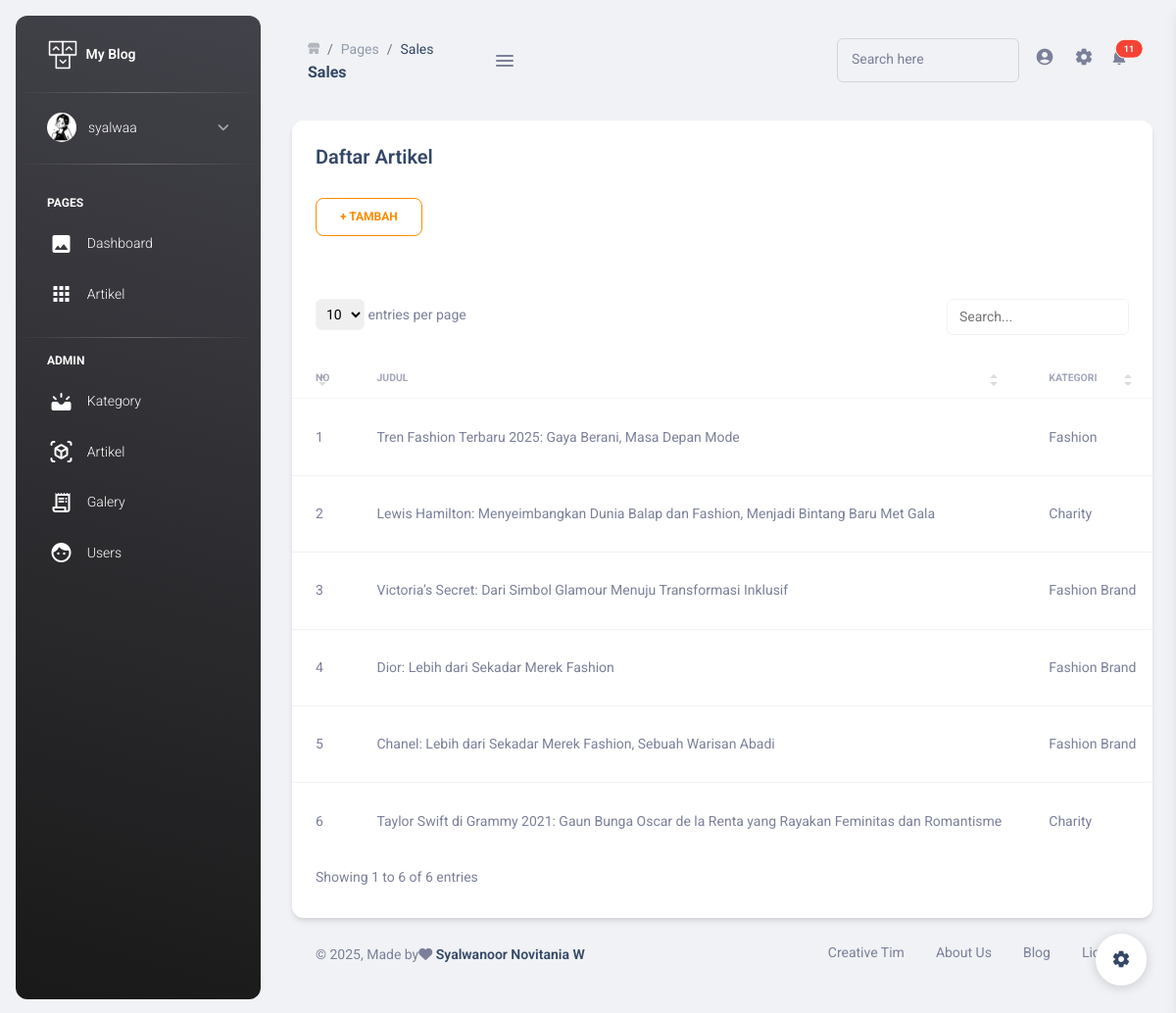
/dashboard/artikel/list/ (signed in), run on the app's committed database.
### artikel/models.py (models this page shows, shortened)
class ArtikelBlog(models.Model):
    kategori = models.ForeignKey(Kategori, on_delete=models.CASCADE)
    judul = models.CharField(max_length=200)
    isi = CKEditor5Field('Konten', config_name='default')
    gambar = models.ImageField(upload_to='gambar_artikel/', null=True, blank=True)
    created_at = models.DateTimeField(auto_now_add=True)
    created_by = models.ForeignKey(User, on_delete=models.CASCADE)
    status = models.BooleanField(default=True)

class Kategori(models.Model):
    nama = models.CharField(max_length=100)
    created_at = models.DateTimeField(auto_now_add=True)
    created_by = models.ForeignKey(User, on_delete=models.CASCADE)
    def __str__(self):
        return self.nama

### artikel/views.py (the view)
# urls.py: path('artikel/list/', admin_artikel_list, name='admin_artikel_list'),
@login_required(login_url='/auth-login')
def admin_artikel_list(request):
    artikel = ArtikelBlog.objects.all()
    return render(request, "dashboard/admin/artikel_list.html", {
        "artikel": artikel
    })

### artikel/templates/dashboard/admin/artikel_list.html (shortened to what this page needs)
{% extends 'dashboard/base.html' %}
{% load static %}
{% block content %}
<div class="col-12">
  <div class="card">
    <div class="card-header">
      <h5 class="mb-0">Daftar Artikel <br><br>
        <a class="btn btn-outline-warning" href="{% url 'admin_artikel_tambah' %}">+ Tambah</a>
      </h5>
    </div>
    <div class="table-responsive">
      <table class="table table-flush" id="datatable-search">
        <thead class="thead-light">
          <tr>
            <th>No</th>
            <th>Judul</th>
            <th>Kategori</th>
          </tr>
        </thead>
        <tbody>
          {% for artikel in artikel %}
<tr>
  <td class="text-sm font-weight-normal">{{ forloop.counter }}</td>
  <td class="text-sm font-weight-normal">{{ artikel.judul }}</td>
  <td class="text-sm font-weight-normal">{{ artikel.kategori }}</td>
</tr>
{% endfor %}
        </tbody>
      </table>
    </div>
  </div>
</div>
{% endblock content %}

### artikel/templates/dashboard/menu.html (shortened to what this page needs)
{% load static %}
<aside class="sidenav navbar navbar-vertical navbar-expand-xs border-0 border-radius-xl my-3 fixed-start ms-3   bg-gradient-dark" id="sidenav-main">
    <div class="sidenav-header">
      <a class="navbar-brand m-0" href=" https://demos.creative-tim.com/material-dashboard-pro/pages/dashboards/analytics.html " target="_blank">
        <img src="{% static 'dashboard/assets/img/logo-ct.png' %}" class="navbar-brand-img h-100" alt="main_logo">
        <span class="ms-1 font-weight-bold text-white">My Blog</span>
      </a>
    </div>
    <hr class="horizontal light mt-0 mb-2">
    <div class="collapse navbar-collapse  w-auto h-auto max-height-vh-100 h-100" id="sidenav-collapse-main">
      <ul class="navbar-nav">
        <li class="nav-item mb-2 mt-0">
          <a data-bs-toggle="collapse" href="#ProfileNav" class="nav-link text-white" aria-controls="ProfileNav" role="button" aria-expanded="false">
            <img src="{% static 'dashboard/assets/img/profile.jpeg' %}" class="avatar">
            <span class="nav-link-text ms-2 ps-1">{{ user }}</span>
          </a>
        </li>
        <hr class="horizontal light mt-0">
        <li class="nav-item mt-3">
          <h6 class="ps-4  ms-2 text-uppercase text-xs font-weight-bolder text-white">PAGES</h6>
        </li>
        <li class="nav-item">
            <a href="{% url 'dashboard' %}" class="nav-link text-white" aria-controls="pagesExamples" role="button" aria-expanded="false">
              <i class="material-icons-round ">image</i>
              <span class="nav-link-text ms-2 ps-1">Dashboard</span>
            </a>
          </li>
          <li class="nav-item">
            <a href="{% url 'artikel_list' %}" class="nav-link text-white" aria-controls="applicationsExamples" role="button" aria-expanded="false">
              <i class="material-icons-round">apps</i>
              <span class="nav-link-text ms-2 ps-1">Artikel</span>
            </a>
          </li>
        <li class="nav-item">
          <hr class="horizontal light" />
          <h6 class="ps-4  ms-2 text-uppercase text-xs font-weight-bolder text-white">ADMIN</h6>
        </li>
        <li class="nav-item">
          <a href="{% url 'admin_kategori_list' %}" class="nav-link text-white " aria-controls="basicExamples" role="button" aria-expanded="false">
            <i class="material-icons-round ">upcoming</i>
            <span class="nav-link-text ms-2 ps-1">Kategory</span>
          </a>
        </li>
        <li class="nav-item">
          <a href="{% url 'admin_artikel_list' %}" class="nav-link text-white " aria-controls="componentsExamples" role="button" aria-expanded="false">
            <i class="material-icons-round ">view_in_ar</i>
            <span class="nav-link-text ms-2 ps-1">Artikel</span>
          </a>
        </li>
        <li class="nav-item">
          <a class="nav-link" href="https://github.com/creativetimofficial/ct-material-dashboard-pro/blob/master/CHANGELOG.md" target="_blank">
            <i class="material-icons-round">receipt_long</i>
            <span class="nav-link-text ms-2 ps-1">Galery</span>
          </a>
        </li>
        <li class="nav-item">
            <a class="nav-link" href="https://github.com/creativetimofficial/ct-material-dashboard-pro/blob/master/CHANGELOG.md" target="_blank">
              <i class="material-icons-round">face</i>
              <span class="nav-link-text ms-2 ps-1">Users</span>
            </a>
          </li>
      </ul>
    </div>
  </aside>

### data on the page
ArtikelBlog: judul "Tren Fashion Terbaru 2025: Gaya Berani, Masa Depan Mode", kategori "Fashion"
ArtikelBlog: judul "Lewis Hamilton: Menyeimbangkan Dunia Balap dan Fashion, Menjadi Bintang Baru Met Gala", kategori "Charity"
ArtikelBlog: judul "Victoria’s Secret: Dari Simbol Glamour Menuju Transformasi Inklusif", kategori "Fashion Brand"
ArtikelBlog: judul "Dior: Lebih dari Sekadar Merek Fashion", kategori "Fashion Brand"
ArtikelBlog: judul "Chanel: Lebih dari Sekadar Merek Fashion, Sebuah Warisan Abadi", kategori "Fashion Brand"
ArtikelBlog: judul "Taylor Swift di Grammy 2021: Gaun Bunga Oscar de la Renta yang Rayakan Feminitas dan Romantisme", kategori "Charity"

### other printed values
{{ user }} "syalwaa"
